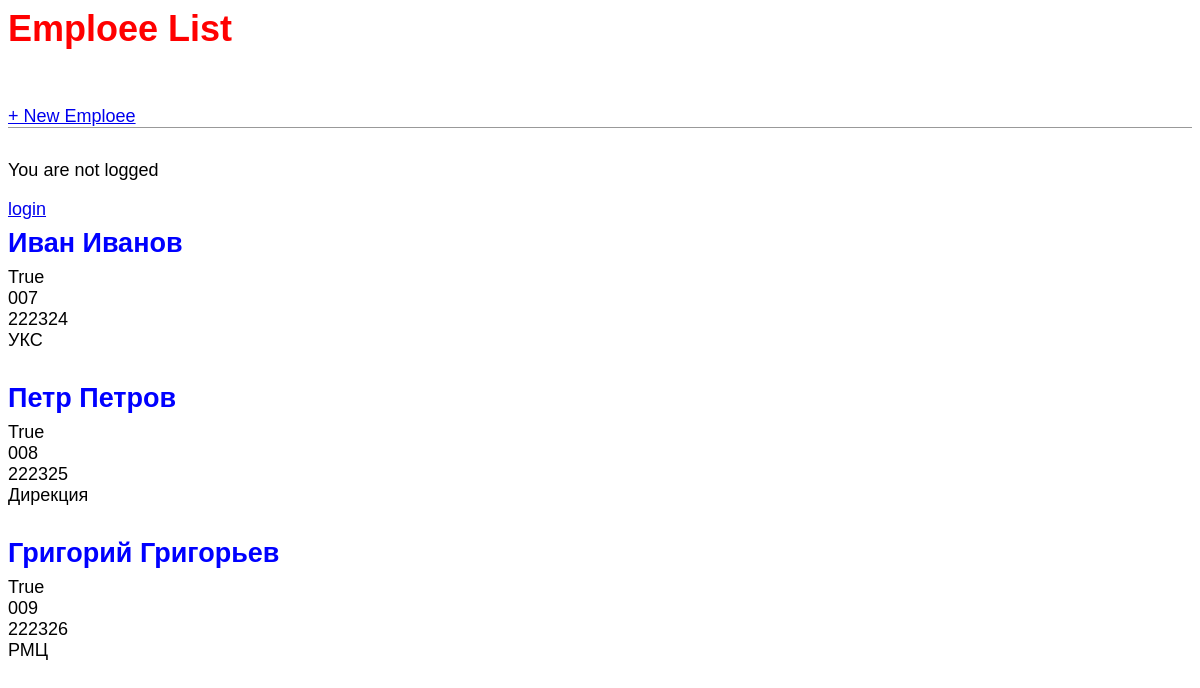
Before: / with the older database file.
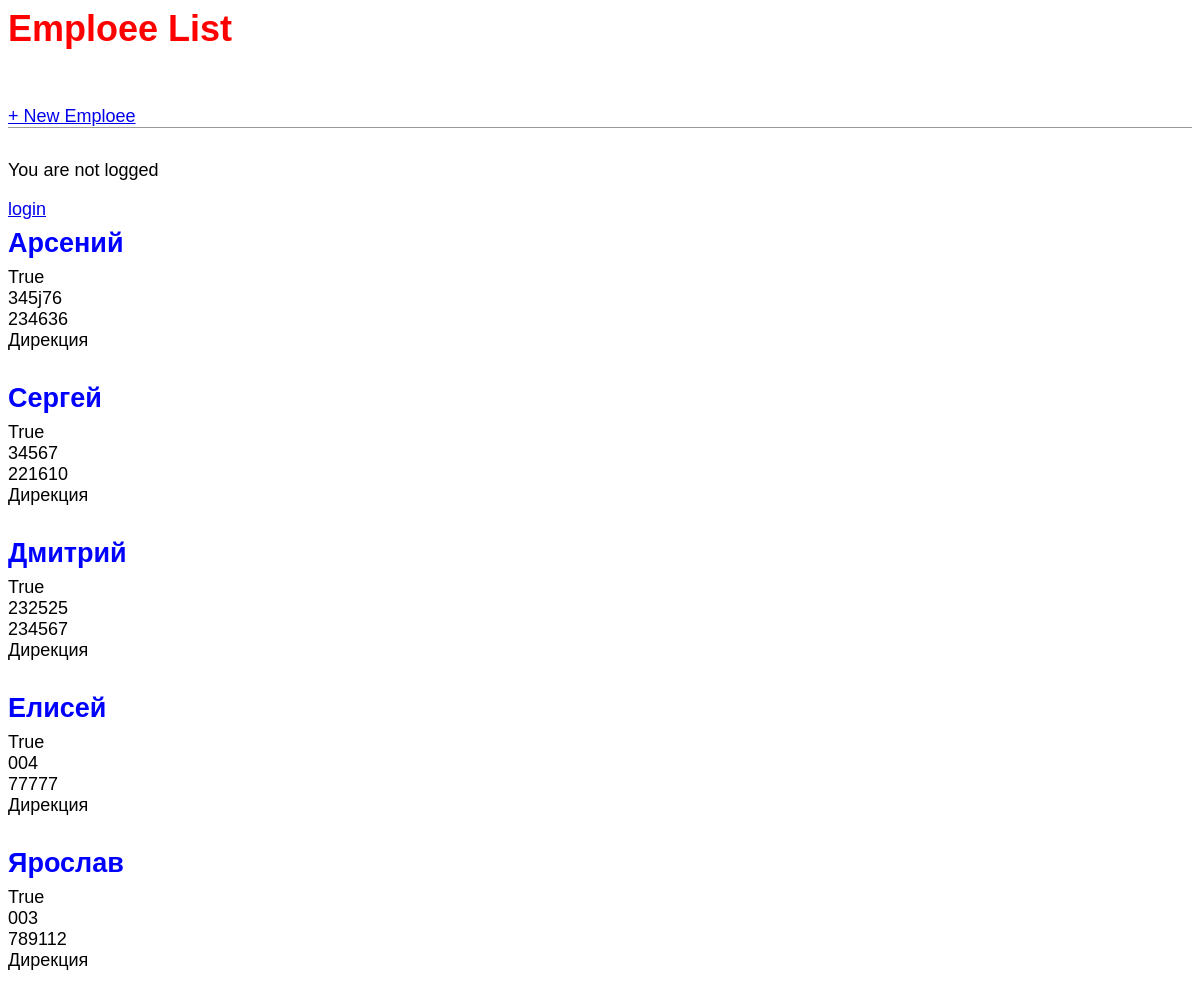
After: the same page with the newer database file.
### blog/models.py (models this page shows, shortened)
class Emp(models.Model):
    name=models.CharField(max_length=200)
    emp_id=models.CharField(max_length=200)
    phone=models.CharField(max_length=10)
    address=models.CharField(max_length=150)
    working=models.BooleanField(default=True)
    department=models.CharField(max_length=200)

### blog/views.py (the view)
# urls.py: path('', views.EmpListView.as_view(), name='home'),
class EmpListView(ListView):
    model = Emp
    template_name = 'home.html'

### templates/home.html (shortened to what this page needs)
{% extends 'base.html' %}
{% block content %}
  {% for emp in object_list %}
    <div class="emp-entry">
        <h2><a href= "{% url 'emp_detail' emp.pk %}">{{ emp.name }}</a></h2>
        <p>{{ emp.working }}</p>
        <p>{{ emp.emp_id }}</p>
        <p>{{ emp.phone }}</p>
        <p>{{ emp.department }}</p>
    </div>
  {% endfor %}
{% endblock content %}

### templates/base.html (shortened to what this page needs)
{% load static %}
<html>
    <head>
        <link rel="stylesheet" href="{% static 'css/base.css'%}">
    </head>
    <body>
     <div class="container">
        <header>
          <div class="nav-left">
            <h1><a href="/">Emploee List</a></h1>
          </div>
          <div class="nav-right">
            <a href="{% url 'emp_new' %}">+ New Emploee</a>
          </div>
        </header>
         {% if user.is_authenticated %}
            <p>Hi {{ user.username }}!</p>
            <form action="{% url 'logout' %}" method="post">
                {% csrf_token %}
                <button type="submit">Log Out</button>
            </form>
         {% else %}
            <p>You are not logged</p>
            <a href="{% url 'login' %}">login</a>
         {% endif %}
         {% block content %}
         {% endblock content %}
     </div>
    </body>
</html>

### static/css/base.css (style rules this page uses)
body { font-family: 'Source Sans Pro', sans-serif; font-size: 18px; }
header { border-bottom: 1px solid #999; margin-bottom: 2rem; dysplay: flex; }
header h1 a { color: red; text-decoration: none; }
.nav-left { margin-right: auto; }
.nav-right { dysplay: flex; padding-top:2rem; }
.emp-entry { margin-bottom: 2rem; }
.emp-entry h2 { margin: 0.5rem 0; }
.emp-entry h2 a, .emp-entry h2 a:visited { color: blue; text-decoration: none; }
.emp-entry p { margin:0; font-weight: 400; }

Changed rows visible on the page:
removed Emp: name "Иван Иванов", working "True", emp_id "007", phone "222324", department "УКС"
removed Emp: name "Петр Петров", working "True", emp_id "008", phone "222325", department "Дирекция"
removed Emp: name "Григорий Григорьев", working "True", emp_id "009", phone "222326", department "РМЦ"
added Emp: name "Арсений", working "True", emp_id "345j76", phone "234636", department "Дирекция"
added Emp: name "Сергей", working "True", emp_id "34567", phone "221610", department "Дирекция"
added Emp: name "Дмитрий", working "True", emp_id "232525", phone "234567", department "Дирекция"
added Emp: name "Елисей", working "True", emp_id "004", phone "77777", department "Дирекция"
added Emp: name "Ярослав", working "True", emp_id "003", phone "789112", department "Дирекция"
